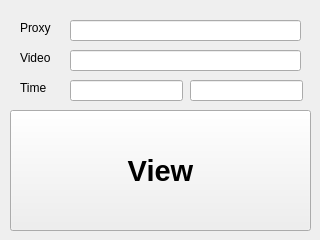
<?xml version="1.0" encoding="UTF-8"?>
<ui version="4.0">
 <class>MainWindow</class>
 <widget class="QMainWindow" name="MainWindow">
  <property name="geometry">
   <rect>
    <x>0</x>
    <y>0</y>
    <width>320</width>
    <height>240</height>
   </rect>
  </property>
  <property name="windowTitle">
   <string>Youtube View Bot Mr. Smart</string>
  </property>
  <widget class="QWidget" name="centralwidget">
   <widget class="QPushButton" name="viewbutton">
    <property name="geometry">
     <rect>
      <x>10</x>
      <y>110</y>
      <width>301</width>
      <height>121</height>
     </rect>
    </property>
    <property name="font">
     <font>
      <pointsize>22</pointsize>
      <bold>true</bold>
     </font>
    </property>
    <property name="text">
     <string>View</string>
    </property>
   </widget>
   <widget class="QLabel" name="label">
    <property name="geometry">
     <rect>
      <x>20</x>
      <y>20</y>
      <width>49</width>
      <height>16</height>
     </rect>
    </property>
    <property name="text">
     <string>Proxy</string>
    </property>
   </widget>
   <widget class="QLabel" name="label_2">
    <property name="geometry">
     <rect>
      <x>20</x>
      <y>50</y>
      <width>49</width>
      <height>16</height>
     </rect>
    </property>
    <property name="text">
     <string>Video</string>
    </property>
   </widget>
   <widget class="QLabel" name="label_3">
    <property name="geometry">
     <rect>
      <x>20</x>
      <y>80</y>
      <width>49</width>
      <height>16</height>
     </rect>
    </property>
    <property name="text">
     <string>Time</string>
    </property>
   </widget>
   <widget class="QLineEdit" name="proxytext">
    <property name="geometry">
     <rect>
      <x>70</x>
      <y>20</y>
      <width>231</width>
      <height>21</height>
     </rect>
    </property>
   </widget>
   <widget class="QLineEdit" name="videotext">
    <property name="geometry">
     <rect>
      <x>70</x>
      <y>50</y>
      <width>231</width>
      <height>21</height>
     </rect>
    </property>
   </widget>
   <widget class="QLineEdit" name="timeone">
    <property name="geometry">
     <rect>
      <x>70</x>
      <y>80</y>
      <width>113</width>
      <height>21</height>
     </rect>
    </property>
   </widget>
   <widget class="QLineEdit" name="timetwo">
    <property name="geometry">
     <rect>
      <x>190</x>
      <y>80</y>
      <width>113</width>
      <height>21</height>
     </rect>
    </property>
   </widget>
  </widget>
 </widget>
 <resources/>
 <connections/>
</ui>
